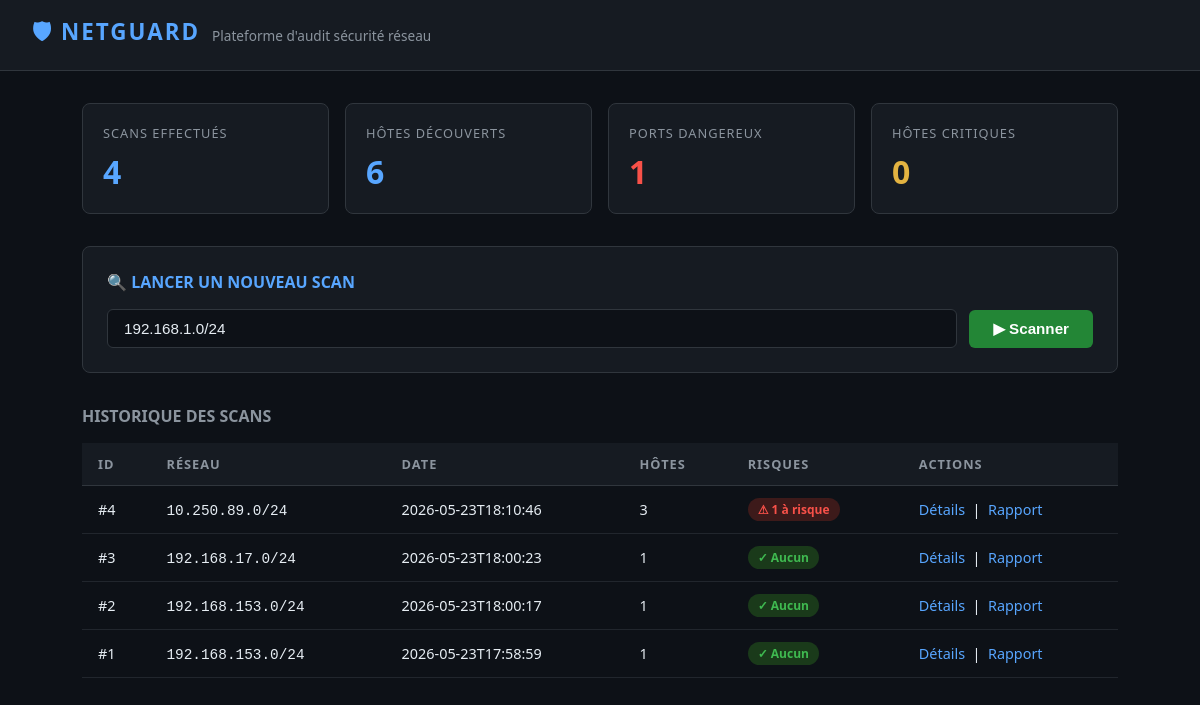
The page / on the database its author committed.
### tables this page shows
CREATE TABLE scans (
            id          INTEGER PRIMARY KEY AUTOINCREMENT,
            network     TEXT NOT NULL,
            scan_date   TEXT NOT NULL,
            total_hosts INTEGER DEFAULT 0,
            total_risks INTEGER DEFAULT 0
        );

### app.py (the view)
@app.route("/")
def index():
    stats = get_stats()
    scans = get_all_scans()
    return render_template("index.html", stats=stats, scans=scans)

### database.py (called while the page is built)
def get_all_scans() -> list:
    conn = sqlite3.connect(DB_PATH)
    conn.row_factory = sqlite3.Row
    cursor = conn.cursor()
    cursor.execute("SELECT * FROM scans ORDER BY scan_date DESC")
    scans = [dict(row) for row in cursor.fetchall()]
    conn.close()
    return scans

def get_stats() -> dict:
    conn = sqlite3.connect(DB_PATH)
    cursor = conn.cursor()
    cursor.execute("SELECT COUNT(*) FROM scans")
    total_scans = cursor.fetchone()[0]
    cursor.execute("SELECT COUNT(*) FROM hosts")
    total_hosts = cursor.fetchone()[0]
    cursor.execute("SELECT COUNT(*) FROM ports WHERE dangerous = 1")
    total_dangers = cursor.fetchone()[0]
    cursor.execute("""
        SELECT risk_level, COUNT(*) as count
        FROM hosts GROUP BY risk_level
    """)
    risks = {row[0]: row[1] for row in cursor.fetchall()}
    conn.close()
    return {
        "total_scans": total_scans,
        "total_hosts": total_hosts,
        "total_dangers": total_dangers,
        "risks": risks
    }

### templates/index.html (shortened to what this page needs)
<!DOCTYPE html>
<html lang="fr">
<head>
</head>
<body>
    <header>
        <h1>🛡 NETGUARD</h1>
        <span>Plateforme d'audit sécurité réseau</span>
    </header>
    <div class="container">
        <div class="stats">
            <div class="card">
                <div class="label">Scans effectués</div>
                <div class="value">{{ stats.total_scans }}</div>
            </div>
            <div class="card">
                <div class="label">Hôtes découverts</div>
                <div class="value">{{ stats.total_hosts }}</div>
            </div>
            <div class="card danger">
                <div class="label">Ports dangereux</div>
                <div class="value">{{ stats.total_dangers }}</div>
            </div>
            <div class="card warn">
                <div class="label">Hôtes critiques</div>
                <div class="value">{{ stats.risks.get('CRITIQUE', 0) }}</div>
            </div>
        </div>
        <div class="scan-form">
            <h2>🔍 LANCER UN NOUVEAU SCAN</h2>
            <form method="POST" action="/scan" onsubmit="startStatus()">
                <input type="text" name="network" value="192.168.1.0/24"
                       placeholder="Ex: 192.168.1.0/24">
                <button type="submit">▶ Scanner</button>
            </form>
        </div>
        <div class="scans-section">
            <h2>HISTORIQUE DES SCANS</h2>
            {% if scans %}
            <table>
                <thead>
                    <tr>
                        <th>ID</th>
                        <th>Réseau</th>
                        <th>Date</th>
                        <th>Hôtes</th>
                        <th>Risques</th>
                        <th>Actions</th>
                    </tr>
                </thead>
                <tbody>
                {% for scan in scans %}
                <tr>
                    <td>#{{ scan.id }}</td>
                    <td><code>{{ scan.network }}</code></td>
                    <td>{{ scan.scan_date[:19] }}</td>
                    <td>{{ scan.total_hosts }}</td>
                    <td>
                        {% if scan.total_risks > 0 %}
                            <span class="badge badge-critique">⚠ {{ scan.total_risks }} à risque</span>
                        {% else %}
                            <span class="badge badge-ok">✓ Aucun</span>
                        {% endif %}
                    </td>
                    <td>
                        <a href="/scan/{{ scan.id }}">Détails</a> &nbsp;|&nbsp;
                        <a href="/report/{{ scan.id }}">Rapport</a>
                    </td>
                </tr>
                {% endfor %}
                </tbody>
            </table>
            {% else %}
            <div class="empty">Aucun scan effectué. Lancez votre premier scan ci-dessus.</div>
            {% endif %}
        </div>
    </div>
</body>
</html>

### templates/index.html (style rules this page uses)
* { margin: 0; padding: 0; box-sizing: border-box; }
body { font-family: 'Segoe UI', sans-serif; background: #0d1117; color: #e6edf3; min-height: 100vh; }
header { background: #161b22; border-bottom: 1px solid #30363d; padding: 16px 32px; display: flex; align-items: center; gap: 12px; }
header h1 { font-size: 1.4rem; color: #58a6ff; letter-spacing: 2px; }
header span { color: #8b949e; font-size: 0.85rem; }
.container { max-width: 1100px; margin: 0 auto; padding: 32px; }
.stats { display: grid; grid-template-columns: repeat(4, 1fr); gap: 16px; margin-bottom: 32px; }
.card { background: #161b22; border: 1px solid #30363d; border-radius: 8px; padding: 20px; }
.card .label { color: #8b949e; font-size: 0.8rem; text-transform: uppercase; letter-spacing: 1px; margin-bottom: 8px; }
.card .value { font-size: 2rem; font-weight: bold; color: #58a6ff; }
.card.danger .value { color: #f85149; }
.card.warn .value { color: #e3b341; }
.scan-form { background: #161b22; border: 1px solid #30363d; border-radius: 8px; padding: 24px; margin-bottom: 32px; }
.scan-form h2 { margin-bottom: 16px; color: #58a6ff; font-size: 1rem; }
.scan-form form { display: flex; gap: 12px; align-items: center; }
.scan-form input { background: #0d1117; border: 1px solid #30363d; border-radius: 6px; padding: 10px 16px; color: #e6edf3; font-size: 0.95rem; flex: 1; }
.scan-form button { background: #238636; border: none; border-radius: 6px; padding: 10px 24px; color: white; font-size: 0.95rem; cursor: pointer; font-weight: bold; }
.scans-section h2 { margin-bottom: 16px; font-size: 1rem; color: #8b949e; }
table { width: 100%; border-collapse: collapse; }
th { background: #161b22; padding: 12px 16px; text-align: left; font-size: 0.8rem; color: #8b949e; text-transform: uppercase; letter-spacing: 1px; border-bottom: 1px solid #30363d; }
td { padding: 12px 16px; border-bottom: 1px solid #21262d; font-size: 0.9rem; }
a { color: #58a6ff; text-decoration: none; }
.badge { display: inline-block; padding: 3px 10px; border-radius: 12px; font-size: 0.75rem; font-weight: bold; }
.badge-critique { background: #3d1a1a; color: #f85149; }
.badge-ok { background: #1a3a1a; color: #3fb950; }

### rows shown on the page
scans: id "4", network "10.250.89.0/24", scan_date "2026-05-23T18:10:46", total_hosts "3", total_risks "1"
scans: id "3", network "192.168.17.0/24", scan_date "2026-05-23T18:00:23", total_hosts "1", total_risks "✓ Aucun"
scans: id "2", network "192.168.153.0/24", scan_date "2026-05-23T18:00:17", total_hosts "1", total_risks "✓ Aucun"
scans: id "1", network "192.168.153.0/24", scan_date "2026-05-23T17:58:59", total_hosts "1", total_risks "✓ Aucun"

### other values the page prints
{{ stats.total_scans }} "4"
{{ stats.total_hosts }} "6"
{{ stats.total_dangers }} "1"
{{ stats.risks.get('CRITIQUE', 0) }} "0"
